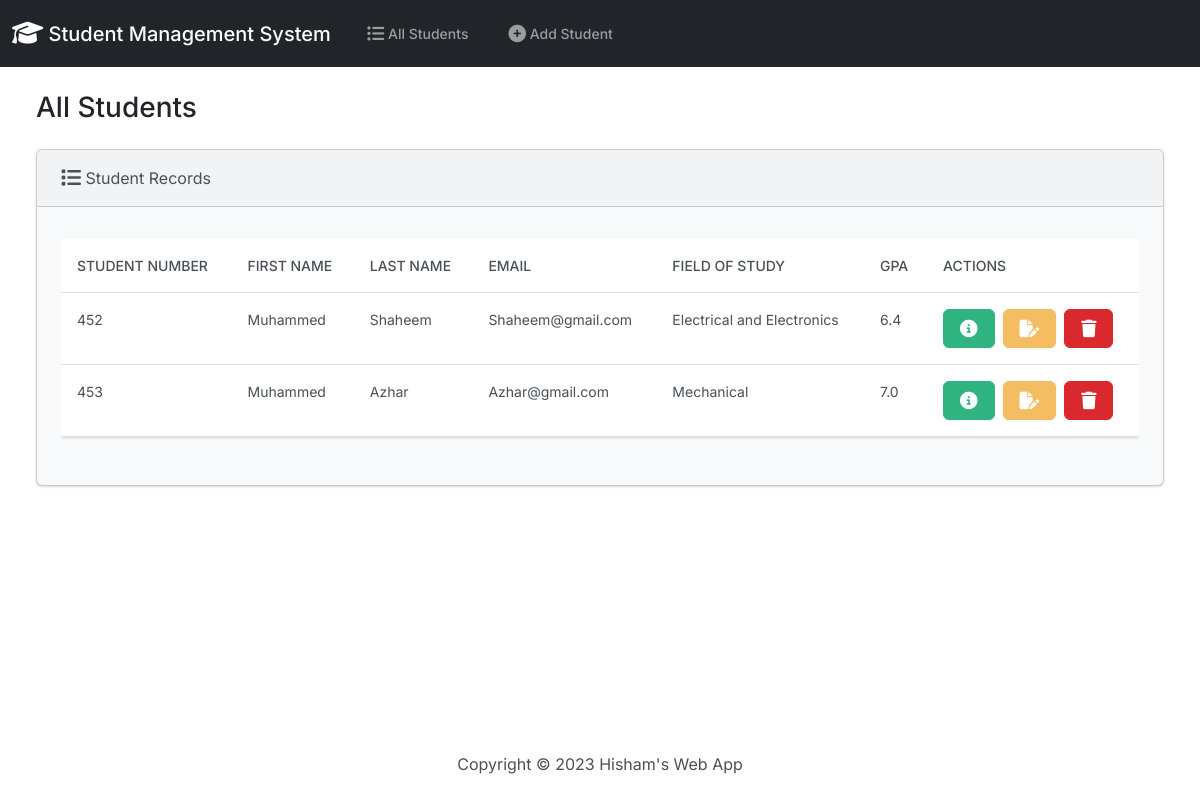
Before: / with the older database file.
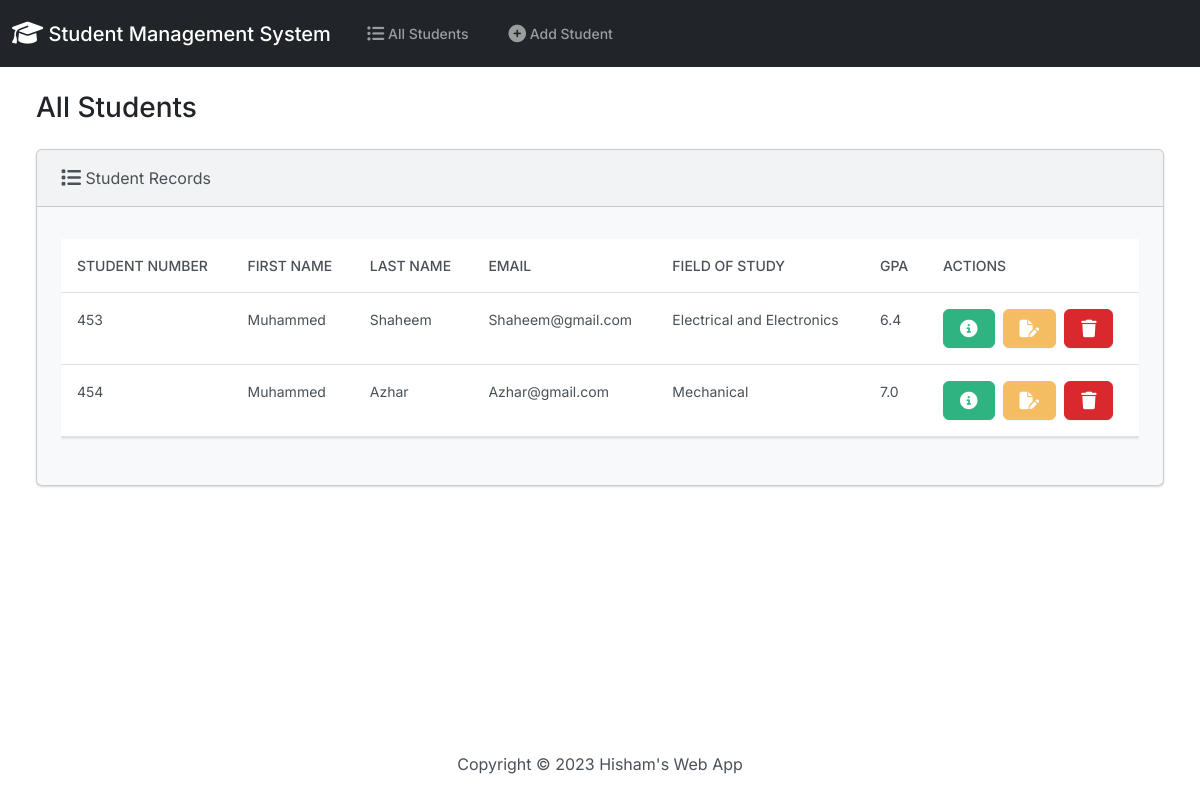
After: the same page with the newer database file.
### students/models.py (models this page shows, shortened)
class Student(models.Model):
    student_number = models.PositiveIntegerField(unique= True)
    first_name = models.CharField(max_length=50)
    last_name = models.CharField(max_length=50)
    email = models.EmailField(max_length=100)
    field_of_study = models.CharField(max_length=50)
    gpa = models.FloatField()

### students/views.py (the view)
# urls.py: path('',views.index,name='index'),
def index(request):
    return render(request,'students/index.html', {
        'students': Student.objects.all()
        })

### students/templates/students/index.html (shortened to what this page needs)
{% extends "students/base.html" %}
{% block body %}
<h3 class="m-4">All Students</h3>
<div class="row">
  <div class="col-12">
    {% if students %}
    <div class="card bg-light ms-4 me-4 mb-4">
      <div class="card-header">
        <i class="fa-solid fa-list fa-lg"></i> Student Records
      </div>
      <div class="card-body">
        <p class="card-text">
          <div class="table-responsive">
            <table class="table table-hover">
              <thead>
                <tr>
                  <th scope="col">Student Number</th>
                  <th scope="col">First Name</th>
                  <th scope="col">Last Name</th>
                  <th scope="col">Email</th>
                  <th scope="col">Field of Study</th>
                  <th scope="col">GPA</th>
                  <th scope="col">Actions</th>
                </tr>
              </thead>
              <tbody>
                {% for student in students %}
                  <tr>
                    <td>{{ student.student_number }}</td>
                    <td>{{ student.first_name }}</td>
                    <td>{{ student.last_name }}</td>
                    <td>{{ student.email }}</td>
                    <td>{{ student.field_of_study }}</td>
                    <td>{{ student.gpa }}</td>
                    <td>
                      <button type="button" class="btn btn-success me-1" href="{% url 'view_student' student.id %}" data-bs-toggle="modal" data-bs-target="#myModal{{student.id}}">
                      </button>
                      <a class="btn btn-warning me-1" href="{% url 'edit' student.id %}">
                         </a>
                        <button type="button" class="btn btn-danger" data-bs-toggle="modal" data-bs-target="#delete{{student.id}}">
                        </button>
                    </td>
                </tr>
              {% endfor %}
            </tbody>
          </table>
        </div>
      </p>
    </div>
  </div>
  {% else %}
    <h5 class="alert alert-primary ms-4 me-4">No Student Records</h5>
  {% endif %}
</div>
</div>
{% endblock %}

### students/templates/students/base.html (shortened to what this page needs)
{% load static %}
<!DOCTYPE html>
<html lang="en">
<head>
    <link rel="stylesheet" href="https://cdnjs.cloudflare.com/ajax/libs/font-awesome/6.4.0/css/all.min.css">
    <link href="{% static 'css/bootstrap.min.css' %}" rel="stylesheet">
</head>
<body class = "d-flex flex-column min-vh-100">
    <nav class="navbar navbar-expand-lg bg-dark" data-bs-theme="dark">
        <div class="container-fluid">
          <a class="navbar-brand" href="{% url 'index' %}">
            <i class="fa-solid fa-graduation-cap fa-lg"></i> Student Management System</a>
          <div class="collapse navbar-collapse" id="navbarColor02">
            <ul class="navbar-nav me-auto">
              <li class="nav-item">
                <a class="nav-link" href="{% url 'index' %}">
                     All Students</a>
              </li>
              <li class="nav-item">
                <a class="nav-link" href="{% url 'add' %}">
                     Add Student</a>
              </li>
            </ul>
          </div>
        </div>
      </nav>
      <div class="container-fluid">
        {% block body %}
        {% endblock %}
      </div>
      <footer class="mt-auto mb-4">
        <div class="text-center">
            <span>
                Copyright &copy; <script>document.write(new Date().getFullYear())</script> Hisham's Web App
            </span>
        </div>
      </footer>
</body>
</html>

Changed rows visible on the page:
changed Student "Shaheem": student_number "452" → "453"
changed Student "Azhar": student_number "453" → "454"
